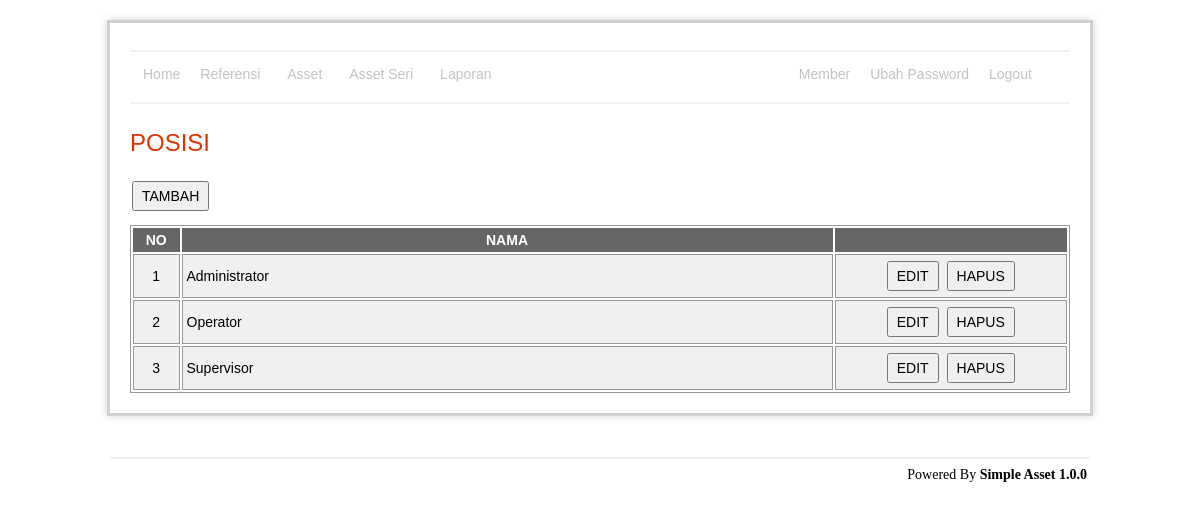
The page /admin/position/index.php (signed in) on the database its author committed.
### tables this page shows
CREATE TABLE `position` (
  `id` int(11) NOT NULL AUTO_INCREMENT,
  `name` varchar(255) NOT NULL,
  `privilage` char(9) NOT NULL,
  `is_delete` enum('0','1') NOT NULL DEFAULT '0' COMMENT '0=not delete, 1=delete',
  PRIMARY KEY (`id`)
);

### admin/position/indexRead.php (called while the page is built, shortened)
<?php
include '../../lib/connection.php';
$query = "select id,name
		from position
		where is_delete = '0'
		order by name";
$data = mysqli_query($con, $query) or die(mysqli_error($con));
?>

### admin/position/index.php (the view, shortened to what this page needs)
<?php include 'indexRead.php' ?>
<h1>POSISI</h1>
<p><input type="button" value="TAMBAH" onclick="window.location='add.php'" /></p>
<?php if (mysql_num_rows($data) < 1): ?>
	<div class="warning">
		<h3>
			<?php echo message::getMsg('emptySuccess') ?>
		</h3>
	</div>
<?php else: ?>
	<div id="tbl">
		<table width="100%">
			<thead>
				<tr>
					<th align="center" width="5%">NO</th>
					<th align="center" width="70%">NAMA</th>
					<th></th>
				</tr>
			</thead>
			<tbody>
				<?php $i = 1; ?>
				<?php while ($val = mysqli_fetch_array($data)): ?>
					<tr>
						<td align="center">
							<?php echo $i ?>
						</td>
						<td>
							<?php echo $val['name'] ?>
						</td>
						<td align="center">
							<input type="button" value="EDIT"
								onclick="window.location='edit.php?id=<?php echo $val['id'] ?>'" />
							<input type="button" value="HAPUS"
								onclick="confirm('Anda yakin akan menghapus ?') ? window.location='delete.php?id=<?php echo $val['id'] ?>' : false" />
						</td>
					</tr>
					<?php $i++; ?>
				<?php endwhile; ?>
		</table>
	</div>
<?php endif; ?>
<?php include '../template/main.php' ?>

### admin/asset/css/style.css (style rules this page uses)
#content p { margin: 12px 20px 12px 0; text-align:left; }
#content h1 { color: #e13300; background-color: transparent; font-weight: normal; font-size: 24px; margin: 10px 0 5px 0; padding: 15px 0 10px 0px; text-align:left; }
table { font-size: 14px; }
#tbl table { border: 1px solid #999; }
#tbl th { font-weight: bold; text-align: center; font-size: 14px; background-color: #666; color: #fff; padding: 4px; }
#tbl td { border: 1px solid #999; font-weight: normal; font-size: 14px; padding: 4px; background-color: #f0f0f0; }
input[type="button"], input[type="submit"] { font-size: 14px; height: 30px; padding: 0px 8px 0px 8px; margin: 2px; }

### rows shown on the page
position: name "Administrator"
position: name "Operator"
position: name "Supervisor"
